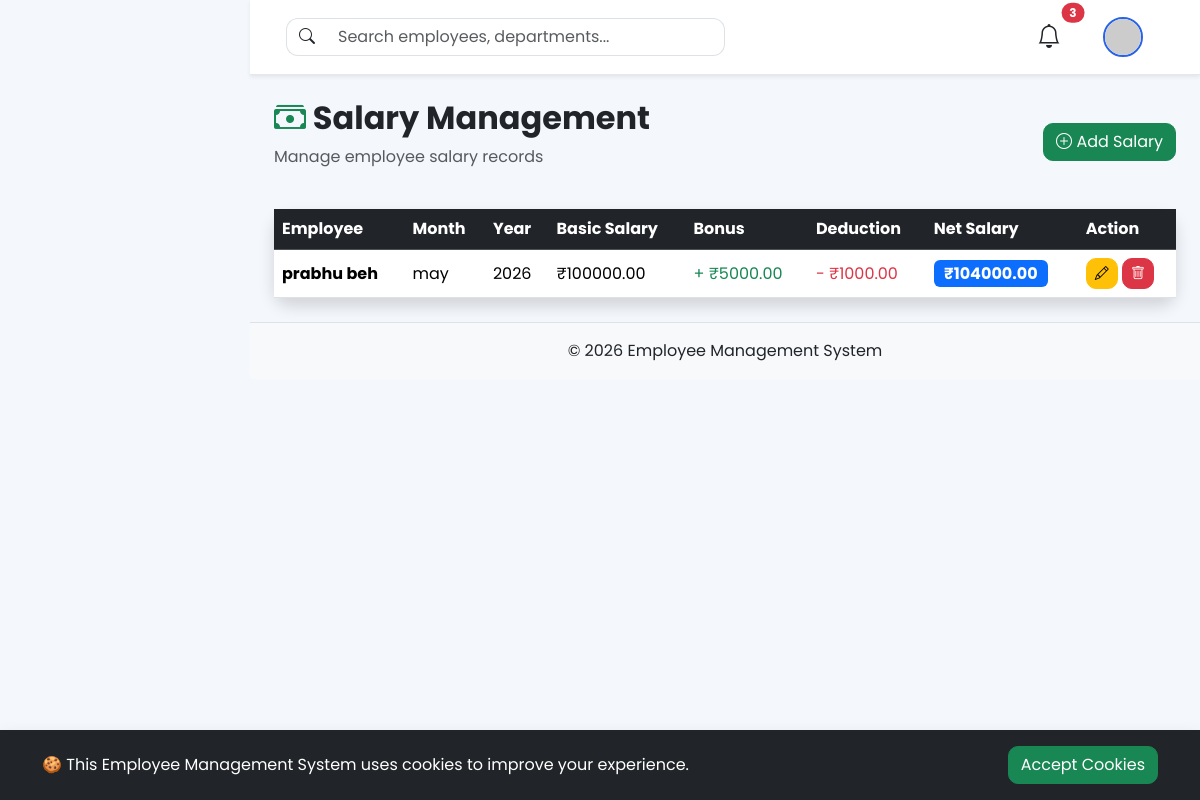
Page /employees/salary/ on the committed database.
### employees/models.py (models this page shows, shortened)
class Salary(models.Model):
    employee = models.ForeignKey(
        Employee,
        on_delete=models.CASCADE,
        related_name="salary_records"
    )
    month = models.CharField(
        max_length=20
    )
    year = models.IntegerField()
    basic_salary = models.DecimalField(
        max_digits=10,
        decimal_places=2
    )
    bonus = models.DecimalField(
        max_digits=10,
        decimal_places=2,
        default=0
    )
    deduction = models.DecimalField(
        max_digits=10,
        decimal_places=2,
        default=0
    )
    created_at = models.DateTimeField(
        auto_now_add=True
    )
    def net_salary(self):
        return (
            self.basic_salary
            + self.bonus
            - self.deduction
        )

class Employee(models.Model):
    first_name = models.CharField(
        max_length=100,
        db_index=True
    )
    last_name = models.CharField(
        max_length=100
    )
    email = models.EmailField(
        unique=True,
        db_index=True
    )
    phone = models.CharField(
        max_length=15
    )
    designation = models.CharField(
        max_length=100,
        db_index=True
    )
    department = models.ForeignKey(
        Department,
        on_delete=models.CASCADE,
        related_name="employees"
    )
    salary = models.DecimalField(
        max_digits=10,
        decimal_places=2
    )
    joining_date = models.DateField()
    profile_picture = models.ImageField(
        upload_to="employees/",
        blank=True,
        null=True
    )
    is_active = models.BooleanField(
        default=True
    )
    created_at = models.DateTimeField(
        auto_now_add=True
    )
    updated_at = models.DateTimeField(
        auto_now=True
    )
    class Meta:
        ordering = ["first_name"]
        indexes = [
            models.Index(fields=["first_name"]),
            models.Index(fields=["email"]),
            models.Index(fields=["designation"]),
            models.Index(fields=["salary"]),
        ]
    from django.db import models

### employees/views.py (the view)
def salary_list(request):
    salaries = Salary.objects.select_related(
        "employee"
    )
    return render(
        request,
        "employees/salary_list.html",
        {
            "salaries": salaries
        }
    )

### templates/employees/salary_list.html (shortened to what this page needs)
{% extends "base.html" %}
{% block content %}
<div class="container-fluid">
    <div class="d-flex justify-content-between align-items-center mb-4">
        <div>
            <h2 class="fw-bold">
                <i class="bi bi-cash-stack text-success"></i>
                Salary Management
            </h2>
            <p class="text-muted">
                Manage employee salary records
            </p>
        </div>
        <a href="{% url 'salary_create' %}"
           class="btn btn-success">
            <i class="bi bi-plus-circle"></i>
            Add Salary
        </a>
    </div>
    <div class="card shadow border-0 rounded-4">
        <div class="table-responsive">
            <table class="table table-hover align-middle mb-0">
                <thead class="table-dark">
                    <tr>
                        <th>
                            Employee
                        </th>
                        <th>
                            Month
                        </th>
                        <th>
                            Year
                        </th>
                        <th>
                            Basic Salary
                        </th>
                        <th>
                            Bonus
                        </th>
                        <th>
                            Deduction
                        </th>
                        <th>
                            Net Salary
                        </th>
                        <th>
                            Action
                        </th>
                    </tr>
                </thead>
                <tbody>
                {% for salary in salaries %}
                    <tr>
                        <td>
                            <strong>
                            {{salary.employee.first_name}}
                            {{salary.employee.last_name}}
                            </strong>
                        </td>
                        <td>
                            {{salary.month}}
                        </td>
                        <td>
                            {{salary.year}}
                        </td>
                        <td>
                            ₹{{salary.basic_salary}}
                        </td>
                        <td class="text-success">
                            + ₹{{salary.bonus}}
                        </td>
                        <td class="text-danger">
                            - ₹{{salary.deduction}}
                        </td>
                        <td>
                            <span class="badge bg-primary fs-6">
                                ₹{{salary.net_salary}}
                            </span>
                        </td>
                        <td>
                            <a href="{% url 'salary_update' salary.id %}"
                               class="btn btn-warning btn-sm">
                                <i class="bi bi-pencil"></i>
                            </a>
                            <a href="{% url 'salary_delete' salary.id %}"
                               class="btn btn-danger btn-sm">
                                <i class="bi bi-trash"></i>
                            </a>
                        </td>
                    </tr>
                {% endfor %}
                </tbody>
            </table>
        </div>
    </div>
</div>
{% endblock %}

### static/css/style.css (style rules this page uses)
* { margin:0; padding:0; box-sizing:border-box; }
body { font-family:'Poppins',sans-serif; background:#f4f7fc; }
.card { border:none; border-radius:16px; box-shadow:0 10px 30px rgba(0,0,0,.08); }
.btn { border-radius:10px; }

### rows in the picture
Salary: employee.first_name "prabhu", employee.last_name "beh", month "may", year "2026", basic_salary "100000.00", bonus "5000.00", deduction "1000.00", net_salary "104000.00"
